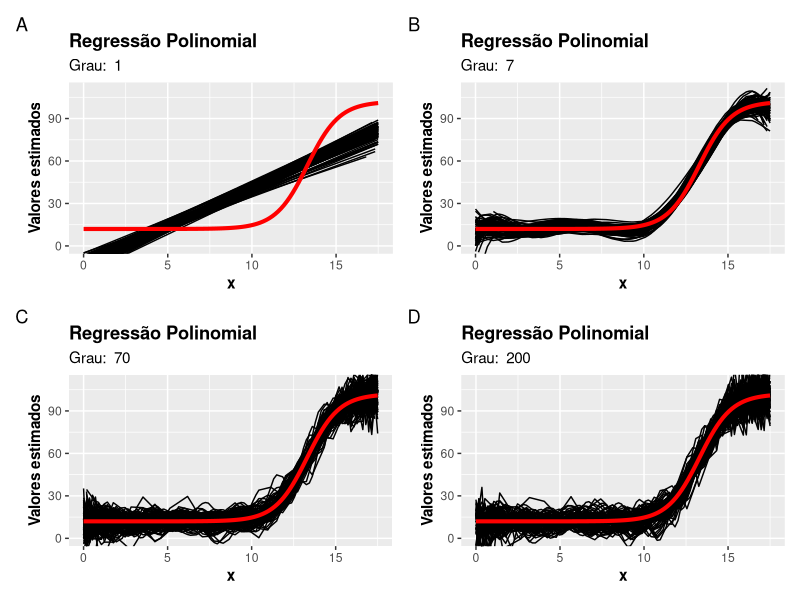

Generate this figure with R:
library(ggplot2)
library(tibble)
library(ggplot2)
library(patchwork)

# Função de regressão verdadeira. Na prática é desconhecida.
regressao_verdadeira <- function(x)
  45 * tanh(x/1.9 - 7) + 57

observacoes_regressao_real <- function(n, desvio_padrao = 0.2) {
  # Permitindo que o mesmo x possa ter dois pontos de y, como ocorre na 
  # pratica
  seq_x <- sample(seq(0, 17.5, length.out = n), size = n, replace = TRUE)
  
  step <- function(x)
    regressao_verdadeira(x) + rnorm(n = 1L, mean = 0, sd = desvio_padrao)
  
  tibble::tibble(y = purrr::map_vec(.x = seq_x, .f = step), x = seq_x)
}

# Usaremos uma regressão polinomial para tentar ajustar à regressão -------
regressao_polinomial <- function(n = 30L, desvio_padrao = 4, grau = 1L) {
  
  dados <- observacoes_regressao_real(n = n, desvio_padrao = desvio_padrao)
    
  iteracoes <- function(tibble_data, grau) {
      x <- tibble_data$x
      iteracoes <- lapply(X = 2L:grau, FUN = function(i) x^i)
      
      result <- cbind(tibble_data, do.call(cbind, iteracoes))
      colnames(result)[(ncol(tibble_data) + 1):ncol(result)] <- paste0("x", 2L:grau)
      
      as_tibble(result)
  }  
  
  if(grau >= 2L)
    dados <- iteracoes(dados, grau = grau)
  
  ajuste <- lm(formula = y ~ ., data = dados)
  dados$y_chapeu <- predict(ajuste, new.data = dados)
  
  dados |> 
    dplyr::relocate(y_chapeu, .before = x)
}

plotando <- function(dados){
  dados |>  
    ggplot(aes(x = x, y = y_chapeu)) +
    geom_point()
}

mc_ajustes <- function(mc = 100L, n = 50L, desvio_padrao = 5, grau = 1L){

  p <- 
    ggplot(data = NULL) +
      coord_cartesian(xlim = c(0, 17.5), ylim = c(0, 110)) +      
      ylab("Valores estimados")
  
  df <- NULL
  for(i in 1L:mc){
    df <- regressao_polinomial(n = n, desvio_padrao = desvio_padrao, grau = grau)
    p <- p + geom_line(data = df, aes(x = x, y = y_chapeu))
  }
  p + 
    stat_function(fun = regressao_verdadeira, col = "red", size= 1.4) +
    labs(
      title = "Regressão Polinomial",
      subtitle = paste("Grau: ", grau)
    ) +
    theme(
      plot.title = element_text(face = "bold"),
      axis.title = element_text(face = "bold")
    )
}

set.seed(0)
p1 <- mc_ajustes(grau = 1, n = 100, desvio_padrao = 10)
p2 <- mc_ajustes(grau = 7, n = 100, desvio_padrao = 10)
p3 <- mc_ajustes(grau = 70, n = 100, desvio_padrao = 10)
p4 <- mc_ajustes(grau = 200, n = 100, desvio_padrao = 10)

p <- ((p1 | p2) / (p3 | p4)) + plot_annotation(tag_levels = "A")

ggsave(p, file = "imgs/vies_variancia.png", device = "png", width = 60, height = 40, units = "cm")